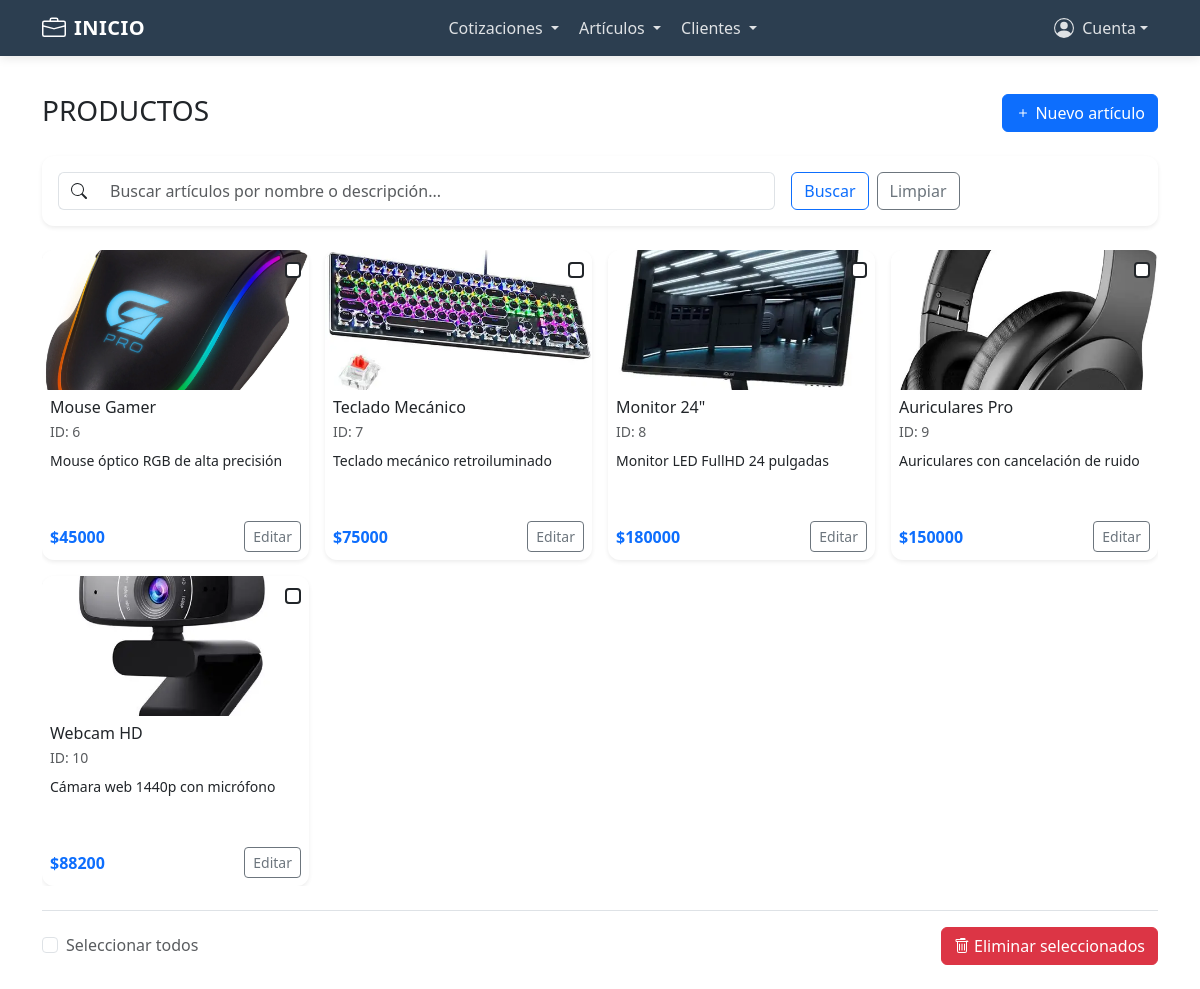
The app's page /articulos/ (signed in) with its own data.
### articulos/models.py (models this page shows, shortened)
class Articulo(models.Model):
    usuario_log=models.ForeignKey(User, on_delete=models.CASCADE)
    imagen=models.ImageField(upload_to='articulos', default='proyectoWeb/media/articulos/sin imagen.jpg', blank=True, null=True)
    nombre=models.CharField(max_length=30)
    descripcion=models.CharField(max_length=80)
    precio=models.IntegerField()
    created=models.DateTimeField(auto_now_add=True)
    updated=models.DateField(auto_now=True)
    class Meta:
        verbose_name="Articulo"
        verbose_name_plural="Articulos"

### articulos/views.py (the view)
# urls.py: path('', views.mis_articulos, name="mis_articulos"),
@login_required
def mis_articulos(request):
    search = request.GET.get('search', '').strip()
    articulos = Articulo.objects.filter(usuario_log=request.user)
    if search:
        articulos_por_nombre = articulos.filter(nombre__icontains=search)
        articulos_por_descripcion = articulos.filter(descripcion__icontains=search)
        articulos = articulos_por_nombre.union(articulos_por_descripcion)
    return render(request, "mis_articulos.html", {"articulos": articulos})

### articulos/templates/mis_articulos.html (shortened to what this page needs)
{% extends "estructura_base.html" %}
{% load static %}
{% block content %}
<link href="{% static 'mis_articulos.css' %}" rel="stylesheet">
<div class="container py-4">
  <div class="d-flex justify-content-between align-items-center mb-4">
    <div>
      <h1 class="h3 mb-1">PRODUCTOS</h1>
    </div>
    <a class="btn btn-primary d-flex align-items-center" href="{% url 'nuevo_articulo' %}">
      <svg xmlns="http://www.w3.org/2000/svg" width="16" height="16" fill="currentColor" class="bi bi-plus me-1" viewBox="0 0 16 16">
        <path d="M8 4a.5.5 0 0 1 .5.5v3h3a.5.5 0 0 1 0 1h-3v3a.5.5 0 0 1-1 0v-3h-3a.5.5 0 0 1 0-1h3v-3A.5.5 0 0 1 8 4z"/>
      </svg>
      Nuevo artículo
    </a>
  </div>
  <div class="card border-0 shadow-sm mb-4">
    <div class="card-body">
      <form method="get" class="row g-3 align-items-center">
        <div class="col-md-8">
          <div class="input-group">
            <span class="input-group-text bg-transparent border-end-0">
            </span>
            <input type="text" name="search" value="{{ request.GET.search }}" class="form-control border-start-0" placeholder="Buscar artículos por nombre o descripción...">
          </div>
        </div>
        <div class="col-md-4 d-flex">
          <button type="submit" class="btn btn-outline-primary me-2">Buscar</button>
          <a href="{% url 'mis_articulos' %}" class="btn btn-outline-secondary">Limpiar</a>
        </div>
      </form>
    </div>
  </div>
  <form action="{% url 'eliminar_articulo' %}" method="post">
    {% if articulos %}
      <div class="overflow-auto" style="max-height: 70vh;">
        <div class="row g-3">
          {% for articulo in articulos %}
          <div class="col-sm-6 col-md-4 col-lg-3">
            <div class="card h-100 border-0 shadow-sm overflow-hidden">
              <div class="position-relative">
                {% if articulo.imagen %}
                  <img src="{{ articulo.imagen.url }}" loading="lazy" class="card-img-top object-fit-cover" style="height: 140px;" alt="{{ articulo.nombre }}">
                {% endif %}
                <div class="position-absolute top-0 end-0 m-2">
                  <input class="form-check-input border border-2 border-dark" type="checkbox" name="articulos_seleccionados[]" value="{{ articulo.id }}" id="articulo-{{ articulo.id }}">
                </div>
              </div>
              <div class="card-body p-2">
                <h6 class="card-title mb-1 text-truncate">{{ articulo.nombre }}</h6>
                <p class="text-muted small mb-2">ID: {{ articulo.id }}</p>
                <p class="card-text text-truncate-3 mb-2 small">{{ articulo.descripcion }}</p>
                <div class="d-flex justify-content-between align-items-center">
                  <span class="fw-bold text-primary">${{ articulo.precio }}</span>
                  <a href="{% url 'actualizar_articulo' articulo.id %}" class="btn btn-sm btn-outline-secondary">Editar</a>
                </div>
              </div>
            </div>
          </div>
          {% endfor %}
        </div>
      </div>
      <div class="d-flex justify-content-between align-items-center mt-4 pt-3 border-top">
        <div class="form-check">
          <input class="form-check-input" type="checkbox" id="seleccionar-todos">
          <label class="form-check-label text-muted" for="seleccionar-todos">
            Seleccionar todos
          </label>
        </div>
        <button type="submit" class="btn btn-danger d-flex align-items-center" name="accion" value="eliminar">
          Eliminar seleccionados
        </button>
      </div>
    {% endif %}
  </form>
</div>
{% endblock %}

### cotizApp/static/mis_articulos.css (style rules this page uses)
.text-truncate-3 { display: -webkit-box; -webkit-box-orient: vertical; overflow: hidden; height: 4.5em; line-height: 1.5; }
.card { transition: transform 0.2s, box-shadow 0.2s; border-radius: 12px; overflow: hidden; }
.object-fit-cover { object-fit: cover; }

### cotizApp/templates/estructura_base.html (style rules this page uses)
:root { --primary-color: #2c3e50; --secondary-color: #3498db; --accent-color: #e74c3c; --light-color: #f8f9fa; --dark-color: #212529; }
body { padding-top: 70px; font-family: 'Segoe UI', Tahoma, Geneva, Verdana, sans-serif; }

### records on screen
Articulo: imagen (picture), nombre "Mouse Gamer", id "6", descripcion "Mouse óptico RGB de alta precisión", precio "45000"
Articulo: imagen (picture), nombre "Teclado Mecánico", id "7", descripcion "Teclado mecánico retroiluminado", precio "75000"
Articulo: imagen (picture), nombre "Monitor 24\"", id "8", descripcion "Monitor LED FullHD 24 pulgadas", precio "180000"
Articulo: imagen (picture), nombre "Auriculares Pro", id "9", descripcion "Auriculares con cancelación de ruido", precio "150000"
Articulo: imagen (picture), nombre "Webcam HD", id "10", descripcion "Cámara web 1440p con micrófono", precio "88200"
